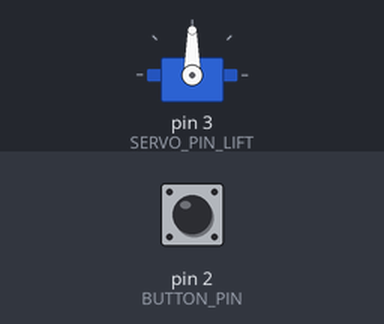
Bench run of a sketch on a simulated Arduino Uno, built with avr-gcc and run on an emulated ATmega328P. On the bench: servo. Inputs (shaded band) come from the test bench; at power-on: pin 2 (BUTTON_PIN) HIGH. The audio player accepts every command and is not drawn; what the sketch prints to the serial monitor is not drawn.

Above: at 1.7 s.
1.8 s: pin 2 (BUTTON_PIN) pulled LOW for 0.15 s
At 4.85 s:
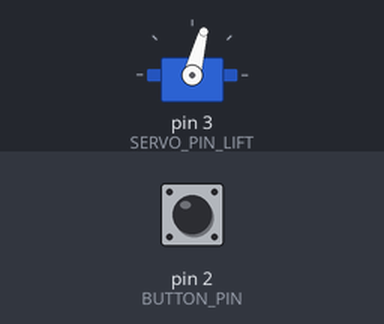
4.9 s: pin 2 (BUTTON_PIN) pulled LOW for 1 s
Timing chart, 0 to 7.9 s (numbered marks = the images above; inputs shaded):
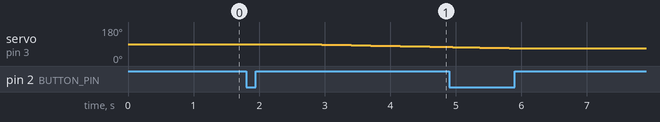

Measured:
- after the input at 1.8 s, servo on pin 3 (SERVO_PIN_LIFT): moves from 90° to 75° over 2.1 s, starting after 0.85 s

The sketch:

Present_Box.ino
```cpp
#include <Arduino.h>
// ------------------------------------------------------------------------------
// Replace Standard Servo Library with this to enable audio recording with TMRpcm Library
#include <Servo.h>
//#include <MobaTools.h>
#include <SoftwareSerial.h>
#include <DFRobotDFPlayerMini.h>
//#define Servo Servo8
// ------------------------------------------------------------------------------
#include <Wire.h>

#define Console Serial
#define CONSOLE_BAUDRATE    115200       // baudrate used for console
#define DFPLAYER_BAUDRATE   9600        // baudrate used for communication with DFPlayerMini

 //Die Aufrufe sind kompatibel zur Standard-Servo Library.
 //zusätzliche Aufrufe:
 //Servo2.setSpeed( wert ); Vorgabe der Geschwindigkeit. Je größer die Zahl, umso
 //                         größer ist die Geschwindigkeit. Bei 0 (defaultwert)
 //                         verhält das Servo sich wie bei der Standard Bibliothek
 //byte = Servo2.moving();  gibt den noch verbleibenden Fahrweg in % vom gesamten
 //                         Verfahrweg an. Bei 0 hat das Servo die Zielposition
 //                          erreicht und steht.
#define SERVO_PIN_LIFT 3 // pin number on UNO for left Servo. Must be one of the six PWM Pins!
#define SERVO_OPEN 90
#define SERVO_CLOSE 0
Servo servoLift;

#define BUTTON_PIN 2

// DFPlayer RX pin is connected to UNO Pin 12 and TX pin to UNO Pin 13
SoftwareSerial mp3Serial(10,11); // RX, TX
DFRobotDFPlayerMini mp3;

bool lidOpen = true;
int buttonState = 0;
bool buttonPressed = false;

uint8_t currentSong = 0;
uint8_t currentVolume = 0;
const uint8_t MAX_VOLUME = 26;
long songStarted =0;

long lidClosingStarted = 0;
long lidOpeningStarted = 0;

uint8_t lastServoAngle =0;
void setup() {

  Serial.begin(CONSOLE_BAUDRATE); // Open serial monitor at 9600 baud to see state changes an distances measured.

  mp3Serial.begin(DFPLAYER_BAUDRATE);
  if (!mp3.begin(mp3Serial)) {  //If connection to DFPlayer Module not available, stop here
    Console.println(F("Connection to DFPlayer not possible. Check and Reset."));
    while (true); // loop forever
  }
  mp3.setTimeOut(500); //Set serial communictaion time out 500ms
  mp3.volume(6);  //Set volume value (0~30).
  mp3.outputDevice(DFPLAYER_DEVICE_SD);

  pinMode(BUTTON_PIN, INPUT_PULLUP);

  servoLift.attach(SERVO_PIN_LIFT);
  servoLift.write(SERVO_OPEN);
  lidOpen = true;

  Serial.println(F("setup() done"));
}

void loop() {

  buttonState = digitalRead(BUTTON_PIN);

  if (buttonState == LOW) {
    if (!buttonPressed) {
      Serial.println(F("Button was pressed. Waiting for Release."));
    }
    buttonPressed = true;
    delay(50);
  } else if (buttonPressed) {
    buttonPressed = false;
    delay(200);
    Serial.println(F("Button released. Starting procedures."));
    // now start action after button was released
    //
    if (lidOpen) {
      Serial.println(F("Lid was open. Closing and stopping Music."));
      servoLift.detach();
      delay(50);

      mp3.stop();
      songStarted = 0;
      delay(300);

      servoLift.attach(SERVO_PIN_LIFT);

      lidOpen=false;
      lidOpeningStarted = 0;
      lidClosingStarted = millis();
    } else {
      //Serial.println(F("Starting Music and opening Lid."));
      servoLift.detach();
      delay(10);

      startMusic();
      songStarted = millis();
      delay(4000);

      servoLift.attach(SERVO_PIN_LIFT);

      lidOpen=true;
      lidOpeningStarted = millis();
      lidClosingStarted = 0;
    }
  }

  if (lidOpen && lidOpeningStarted>0) {

    int angle = servoLift.read();
    Serial.print("Opening Servo. Current angle ");
    Serial.println(angle);
    if (angle >= SERVO_OPEN) {
      lidOpeningStarted = 0;
      return;
    }
    long diff = (millis() - lidOpeningStarted) / 150;
    Serial.print("current diff ");
    Serial.println(diff);
    if (diff > 0 && diff > angle) {
      servoLift.write(diff);
    }
  }
  if (!lidOpen && lidClosingStarted>0) {

    int angle = servoLift.read();
    Serial.print("Closing Servo. Current angle ");
    Serial.println(angle);
    if (angle <= SERVO_CLOSE) {
      lidClosingStarted = 0;
      return;
    }
    long diff = (millis() - lidClosingStarted) / 150;
    Serial.print("current diff ");
    Serial.println(diff);
    int nextAngle = SERVO_OPEN - diff;
    if (diff > 0 && nextAngle < angle) {
      servoLift.write(nextAngle);
    }
  }
}


// #####################################################################################
// #####################################################################################

void startMusic() {
  if (mp3.readCurrentFileNumber() >= 0) {
    mp3.stop();
  }
  currentSong++;
  if (currentSong > 3) {
    currentSong = 1;
  }
  currentVolume = 25;
  mp3.volume(currentVolume);  //Set volume value (0~30).
  mp3.playMp3Folder(currentSong); // TODO: Some music
}
```
